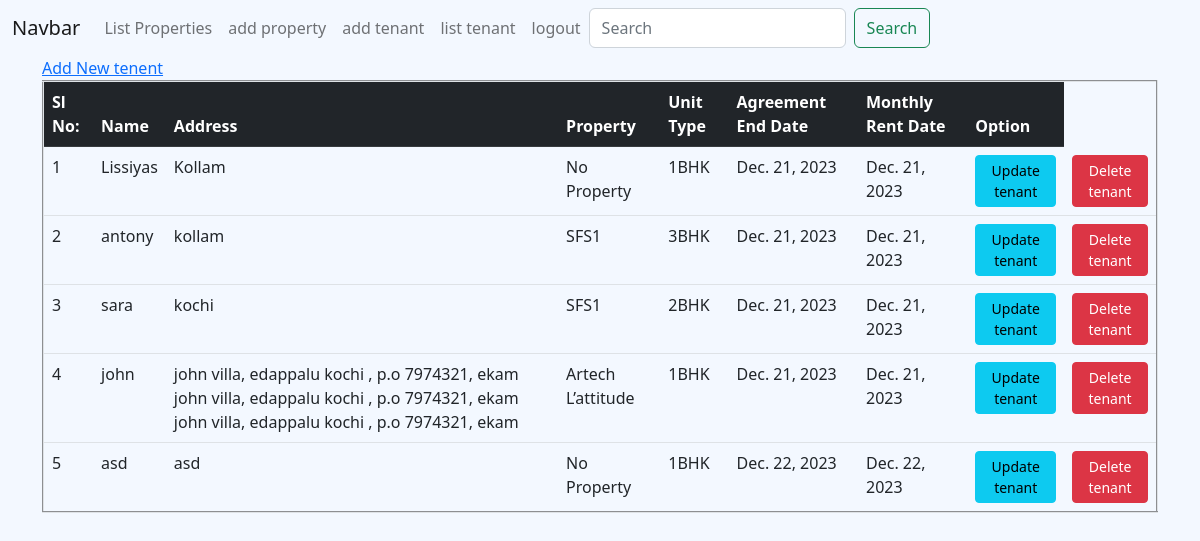
Before: /list-tenant/ (signed in) with the older database file.
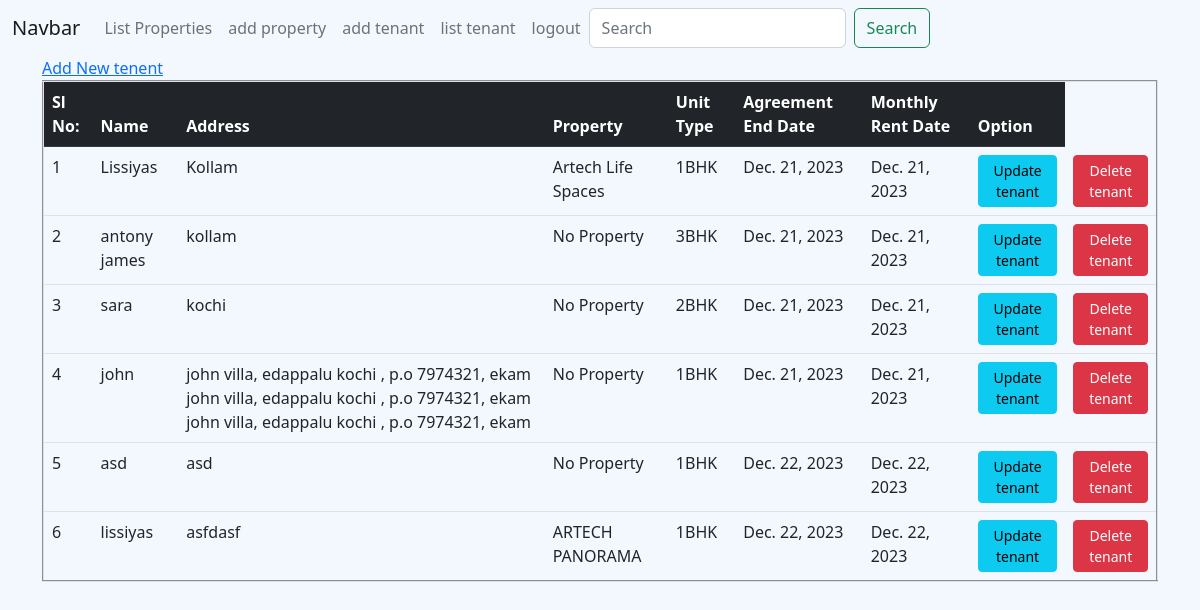
After: the same page with the newer database file.
### estate_admin/models.py (models this page shows, shortened)
class Tenant(models.Model):
    name = models.CharField(max_length=255)
    address = models.TextField()
    property = models.ForeignKey(Property, on_delete=models.SET_NULL, null=True, blank=True)
    unit_type = models.CharField(max_length=5, choices=UnitType.choices, default=UnitType.ONE_BHK)
    agreement_end_date = models.DateField(default=datetime.date.today)  # Corrected spelling
    monthly_rent_date = models.DateField(default=datetime.date.today)

class Property(models.Model):
    name = models.CharField(max_length=255)
    address = models.TextField()
    location = models.TextField(default ='tvm')
    features = models.TextField(default ='superb')
    flats_1bhk = models.PositiveIntegerField(default=0)
    flats_2bhk = models.PositiveIntegerField(default=0)
    flats_3bhk = models.PositiveIntegerField(default=0)
    flats_4bhk = models.PositiveIntegerField(default=0)

### estate_admin/views.py (the view)
# urls.py: path('list-tenant/', views.list_tenants, name='list_tenants'),
@login_required
def list_tenants(request):
    tenants = Tenant.objects.all()
    tenants_by_unit_type = {}
    for unit_type in UnitType:
        tenants_by_unit_type[unit_type.label] = Tenant.objects.filter(unit_type=unit_type.value)
    context = {
        'tenants': tenants,
    }
    return render(request, 'estate_admin/list_tenants.html', context)

### estate_admin/templates/estate_admin/list_tenants.html (shortened to what this page needs)
{% extends "estate_admin/index.html" %}
{% load static %}
{% block content %}
    <a href="{% url 'add_tenant' %}">Add New tenent</a>
   <table border="2" class="table">
    <thead class="table-dark">
        <tr>
            <th scope="col">Sl No:</th>
            <th scope="col">Name</th>
            <th scope="col">Address</th>
            <th scope="col">Property</th>
            <th scope="col">Unit Type</th>
            <th scope="col">Agreement End Date</th>
            <th scope="col">Monthly Rent Date</th>
            <th scope="col">Option</th>
        </tr>
    </thead>
    <tbody>
        {% for tenant in tenants %}
            <tr>
                <td>{{ forloop.counter }}</td>
                <td>{{ tenant.name }}</td>
                <td>{{ tenant.address }}</td>
                <td>
                    {% if tenant.property %}
                        {{ tenant.property.name }}
                    {% else %}
                        No Property
                    {% endif %}
                </td>
                <td>{{ tenant.unit_type }}</td>
                <td>{{ tenant.agreement_end_date }}</td>
                <td>{{ tenant.monthly_rent_date }}</td>
                <td><a href="{% url 'update_tenant' tenant_id=tenant.id %}" class="btn btn-info btn-sm d-block d-md-inline-block mb-2 mb-md-0">Update tenant</a></td>
                <td> <a href="{% url 'delete_tenant' tenant_id=tenant.id %}" class="btn btn-danger btn-sm d-block d-md-inline-block mb-2 mb-md-0">Delete tenant</a> </td>
            </tr>
        {% endfor %}
    </tbody>
</table>
{% endblock content %}

### estate_admin/templates/estate_admin/index.html (shortened to what this page needs)
{% load static %}
<!DOCTYPE html>
<html lang="en">
<head>
  <link href="https://cdn.jsdelivr.net/npm/bootstrap@5.2.3/dist/css/bootstrap.min.css" rel="stylesheet">
  <link href="https://getbootstrap.com/docs/5.2/assets/css/docs.css" rel="stylesheet">
  <link rel="stylesheet" href="{% static 'estate_admin/styles.css' %}">
  <link rel="stylesheet" href="">
</head>
<body>
  {% if not request.user.is_authenticated %}
  <div class="container">
  <form method="post" action="{% url 'login' %}">
    {% csrf_token %}
    <div class="mb-3">
        <label for="username" class="form-label">Username:</label>
        <input type="text" name="username" id="username" class="form-control" required>
    </div>
    <div class="mb-3">
        <label for="password" class="form-label">Password:</label>
        <input type="password" name="password" id="password" class="form-control" required>
    </div>
    <button type="submit" class="btn btn-primary">Login</button>
    {% if messages %}
        <div class="mt-3">
            {% for message in messages %}
                <div class="alert {% if message.tags %}alert-{{ message.tags }}{% endif %}">{{ message }}</div>
            {% endfor %}
        </div>
    {% endif %}
</form>
{% else %}
      <nav class="navbar navbar-expand-lg bg-body-tertiary">
        <div class="container-fluid">
          <a class="navbar-brand" href="#">Navbar</a>
          <div class="collapse navbar-collapse" id="navbarSupportedContent">
            <ul class="navbar-nav me-auto mb-2 mb-lg-0">
        <li class="nav-item">
          <a class="nav-link" href="{% url 'list_properties' %}"> List Properties </a>
        </li>
        <li class="nav-item">
            <a class="nav-link" href="{% url 'add_property' %}"> add property </a>
          </li>
        <li class="nav-item">
          <a class="nav-link " href="{% url 'add_tenant' %}">add tenant</a>
        </li>
        <li class="nav-item">
          <a class="nav-link " href="{% url 'list_tenants' %}">list tenant</a>
        </li>
        <li class="nav-item">
          <a class="nav-link " href="{% url 'logout' %}">logout</a>
        </li>
            <form class="d-flex" role="search">
              <input class="form-control me-2" type="search" placeholder="Search" aria-label="Search">
              <button class="btn btn-outline-success" type="submit">Search</button>
            </form>
          </div>
        </div>
      </nav>
      {% endif %}
<div class="container">
  {% block content %} {% endblock content %}
</div>
</body>
</html>

### estate_admin/static/estate_admin/styles.css (style rules this page uses)
body { background-color: #F3F8FF; }

Changed rows visible on the page:
changed Tenant "Lissiyas": property.name (not shown) → "Artech Life Spaces"; no longer shows "No Property"
changed Tenant "kollam": name "antony" → "antony james"; property.name "SFS1" → (not shown); now shows "No Property"
changed Tenant "sara": property.name "SFS1" → (not shown); now shows "No Property"
changed Tenant "john": property.name "Artech L’attitude" → (not shown); now shows "No Property"
added Tenant: name "lissiyas", address "asfdasf", property.name "ARTECH PANORAMA", unit_type "1BHK", agreement_end_date "Dec. 22, 2023", monthly_rent_date "Dec. 22, 2023"
